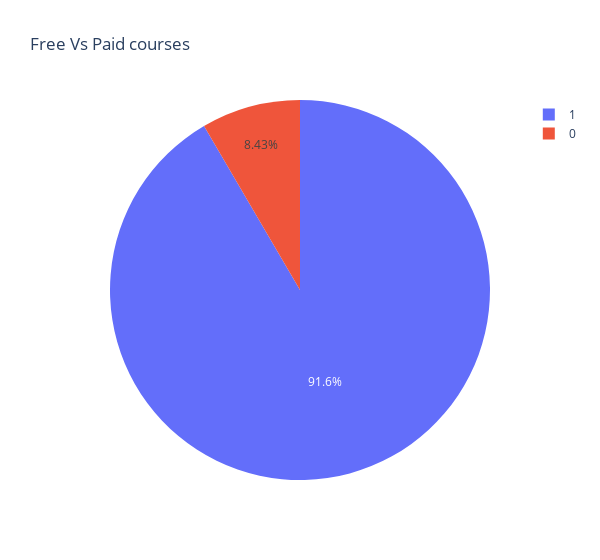

Source (notebook cell):
### Code cell
courses_charge=df['is_paid'].value_counts().reset_index()
fig12=px.pie(courses_charge,values='is_paid',names='index',title='Free Vs Paid courses')
fig12.update_layout(showlegend=True, width=600)
fig12.show()

### Figure 1 — Plotly figure (JSON) as saved in the notebook; plotly's stock layout.template omitted (floating-point values rounded to 4 significant figures)
{"data": [{"domain": {"x": [0, 1], "y": [0, 1]}, "hovertemplate": "index=%{label}<br>is_paid=%{value}<extra></extra>", "labels": [1, 0], "legendgroup": "", "name": "", "showlegend": true, "type": "pie", "values": [3368, 310]}], "layout": {"legend": {"tracegroupgap": 0}, "showlegend": true, "title": {"text": "Free Vs Paid courses"}, "width": 600}}
